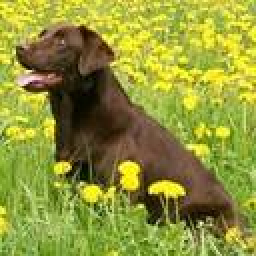
#> input picture Phase1_Topic3_Data_BasePython/Data/dog.jpg, 128 x 128 px (shown 2 times larger)
$ jupyter execute Ph1_T3_5_Images.ipynb
#> lines starting #> are read from the running program, lines starting #| are printed output that depends on the picture
<div style="color:white;
           display:fill;
           border-radius:5px;
           background-color:#5642C5;
           font-size:200%;
           font-family:Arial;letter-spacing:0.5px">

<p width = 20%, style="padding: 10px;
              color:white;">
Base Python: Image Data

</p>
</div>

Data Science Cohort Live NYC Feb 2022
<p>Phase 1: Topic 3</p>
<br>
<br>

<div align = "right">

</div>


#### Loading image data

- First some libraries we'll need:

[cell 1]
import numpy as np
import matplotlib.pyplot as plt # mother of all visualization packages in Python
from PIL import Image, ImageOps # Pillow: extremely useful for image loading/editing

Can load image as matplotlib object:
- This has a ton of low level functionality
- But maybe too low level for simple operations.

[cell 2]
mpl_image = plt.imread("Data/dog.jpg")
#> mpl_image is the input picture: shape (128, 128, 3); mean R, G, B 144.5, 149.1, 56.4
fig, ax = plt.subplots()
ax.imshow(mpl_image)

#### PIL: Pillow
- Higher level image loading/manipulation.

Load image as PIL image object:

[cell 3]
image = Image.open("Data/dog.jpg")
type(image)

Displaying is really easy:

[cell 4]
display(image)

Let's rotate this doge:

[cell 5]
# Rotate 90 degrees
image_rotated = image.transpose(Image.ROTATE_90)
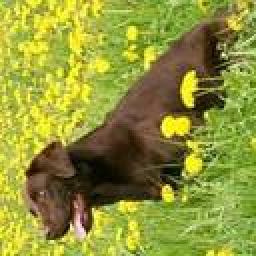
#> image_rotated: PIL image 128x128 RGB (shown 2 times larger); mean R, G, B 144.5, 149.1, 56.4
display(image_rotated)

Let's inspect this doge in grayscale:

[cell 6]
# Convert to grayscale
image_grayscale = ImageOps.grayscale(image)
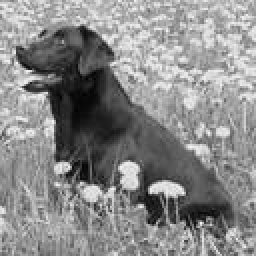
#> image_grayscale: PIL image 128x128 L (shown 2 times larger); min 1, max 245, mean 137.2
display(image_grayscale)

Let's look at this doge's eye.

[cell 7]
# Crop (x1, y1, x2, y2)
image_cropped = image.crop((190, 90, 350, 145))
#> image_cropped: PIL image 160x55 RGB; every value is 0
display(image_cropped)

Yes, he's judging you.

- You may need a reminder that the doge finds you inadequate.
- PIL Image has .save() method.

[cell 8]
image_cropped.save('Data/judgey_eyes.jpg')

PIL is a good way to:
- Quickly look at images.
- Quick and dirty image manipulation.

Data augmentation in Deep Learning

#### Image data is also numerical data: pixel intensity values.
- 0 (black) to 255 (white) intensity value.
<br>
<br>
<div>
    <center></center>
</div>


#### Color in RGB:
- 3 matrices with pixel intensity for R, G, and B.
- Each channel: 0 (black) to 255 (R, G, or B)

<div>
    <center></center>
</div>

<div>
    <center></center>
</div>

Representing image as numpy array:

- Grayscale:

[cell 9]
doge_in_grayscale = np.array(image_grayscale)

[cell 10]
doge_in_grayscale

[cell 11]
doge_in_grayscale.shape
#> Out = (128, 128)

A 2D numpy array:
- (length, height)
- containing pixel intensity values.

Representing image as numpy array:

- Color:

[cell 12]
doge_in_full_glory = np.array(image)

[cell 13]
doge_in_full_glory[:,:, 1]

[cell 14]
doge_in_full_glory.shape
#> Out = (128, 128, 3)
